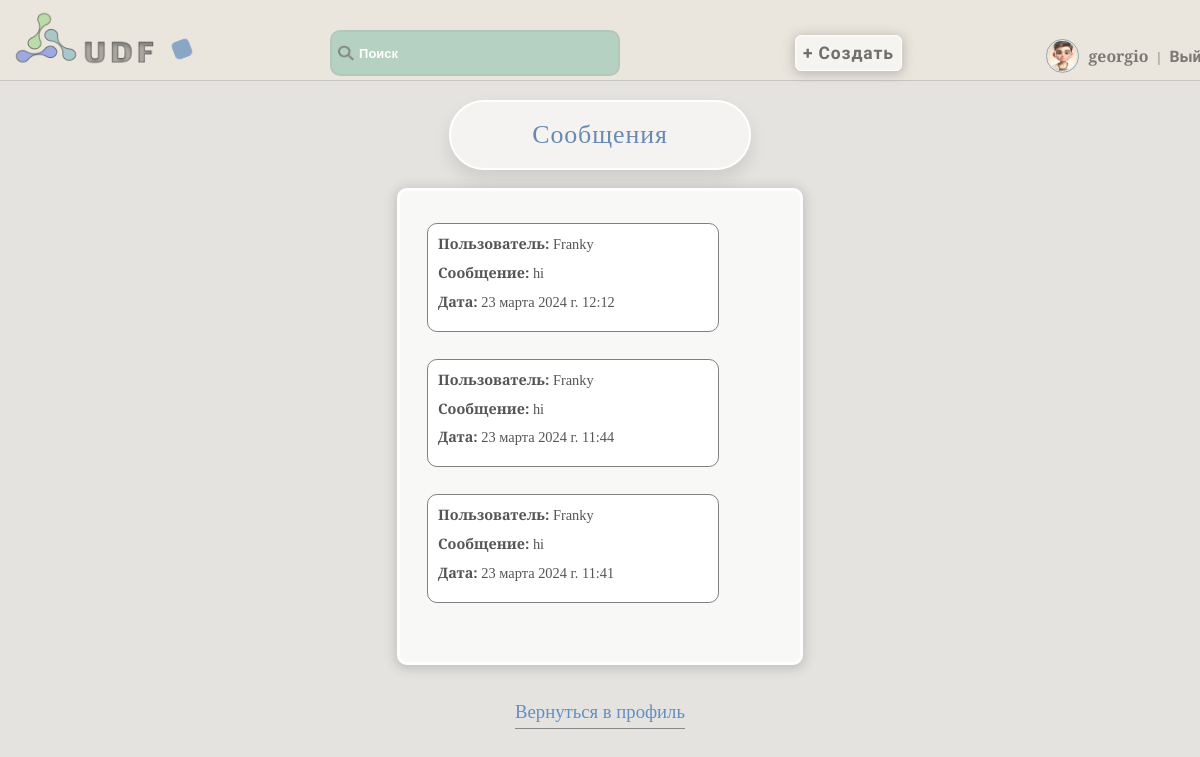
The page /accounts/inbox/ (signed in) on the database its author committed.
### accounts/models.py (models this page shows, shortened)
class User(AbstractUser):
    username = models.CharField(max_length=150, unique=True, verbose_name='Имя')
    password = models.CharField(max_length=128, null=False, blank=False, verbose_name='Пароль')
    bio = models.TextField(blank=True, verbose_name='Биография')
    country = models.CharField(max_length=50, blank=True, verbose_name='Страна')
    city = models.CharField(max_length=50, blank=True, verbose_name='Город')
    is_online = models.BooleanField(default=False, verbose_name='Статус')
    occupation = models.CharField(max_length=50, blank=True, verbose_name='Род деятельности')
    avatar = models.ImageField(upload_to='avatars', blank=True, verbose_name='Аватар')
    date_joined = models.DateTimeField(auto_now_add=True, verbose_name='Дата')
    email = models.EmailField(unique=True)
    gender_choices = [
        ('M', 'Мужской'),
        ('F', 'Женский'),
    ]
    gender = models.CharField(max_length=1, choices=gender_choices, blank=True, verbose_name='Пол')
    age = models.IntegerField(blank=True, null=True, verbose_name='Возраст')
    last_login = models.DateTimeField(default=timezone.now)
    groups = None
    user_permissions = None
    def is_online(self):
        return (timezone.now() - self.last_login).seconds < 3600

class Message(models.Model):
    sender = models.ForeignKey(User, related_name='sent_messages', on_delete=models.CASCADE)
    recipient = models.ForeignKey(User, related_name='received_messages', on_delete=models.CASCADE)
    content = models.TextField()
    timestamp = models.DateTimeField(auto_now_add=True)
    is_read = models.BooleanField(default=False)

### accounts/views.py (the view)
# urls.py: path('inbox/', inbox, name='inbox'),
@login_required
def inbox(request):
    unread_messages = Message.objects.filter(recipient=request.user, is_read=False)
    for message in unread_messages:
        message.is_read = True
        message.save()
    messages = Message.objects.filter(recipient=request.user).order_by('-timestamp')
    return render(request, 'messages/inbox.html', {'messages': messages})

### accounts/templates/messages/inbox.html
{% extends 'core/base.html' %}
{% block content %}
  <h1>Сообщения</h1>
  <div class="inbox-message">
    {% if messages %}
      <ul>
        {% for message in messages %}
          <li>
            <strong>Пользователь:</strong> {{ message.sender.username }}<br>
            <strong>Сообщение:</strong> {{ message.content }}<br>
            <strong>Дата:</strong> {{ message.timestamp }}
          </li>
        {% endfor %}
      </ul>
    {% else %}
      <p>Сообщений нет</p>
    {% endif %}
  </div>
  <a class="back-profile" href="{% url 'bio_view' %}">Вернуться в профиль</a>
{% endblock %}

### core/templates/core/base.html (shortened to what this page needs)
<!DOCTYPE html>
{% load static %}
<html lang="en">
<head>
    <link rel="stylesheet" href="{% static 'css/style.css' %}">
    <link rel="stylesheet" href="{% static 'css/media_window.css' %}">
</head>
<body class="loaded">
<div class="menu">
    <div class="wrap">
        <div class="logo" id="logo_animated">
            <a class="logo-menu" href="{% url 'base_with_articles' %}"><img src="{% static 'images/logo.png' %}" alt="logo"></a>
        </div>
        <div class="shape"></div>
        <ul>
            <li>
                <label class="search-icon">
                    <img src="{% static 'images/search.png' %}" alt="Search">
                </label>
                <input class="search-input" type="text" placeholder="Поиск" id="search-input">
            </li>
            <li>
                <a class="add-button" href="{% url 'add_article' %}">
                    <button class="animated_bt" type="button">+ Создать</button>
                </a>
            </li>
            {% if user.is_authenticated %}
            {% if not is_public_profile %}
            <li>
                {% if user.gender == 'M' %}
                <img class="menu-avatar" src="{% static 'images/male_avatar.png' %}" alt="Male Avatar">
                {% elif user.gender == 'F' %}
                <img class="menu-avatar" src="{% static 'images/female_avatar.png' %}" alt="Female Avatar">
                {% else %}
                <img class="menu-avatar" src="{% static 'images/default_avatar.png' %}" alt="Default Avatar">
                {% endif %}
                <a  style="font-family:Spectral SC,serif;" href="{% url 'user_profile' %}">{{ user.username }}</a> | <a  href="{% url 'logout' %}">Выйти</a>
            </li>
            {% endif %}
            {% endif %}
        </ul>
    </div>
</div>
<div class="container">
    <div class="wrap">
        {% block content %}{% endblock %}
    </div>
</body>
</html>

### core/static/css/style.css (style rules this page uses)
body { margin: 0; padding: 0; background: rgba(93, 82, 57, 0.16); zoom: 0.9; height: 100vh; opacity: 0; }
.menu .wrap { display: flex; position: fixed; z-index: 1000; flex-wrap: nowrap; width: 100%; justify-content: space-between; align-items: center; border-bottom: 2px solid rgb(199, 198, 198); padding: 11px; background: rgba(236, 231, 221, 0.93); }
.menu .logo-menu, .menu ul { display: inline-block; vertical-align: middle; }
.menu ul { flex-grow: 1; display: flex; list-style: none; padding: 0; margin: 0; align-items: baseline; justify-content: space-evenly; }
.menu ul li:last-child { margin-right: 0; position: relative; left: 11%; top: 16px; }
.menu ul li:first-child { margin-right: 0; position: relative; left: 1%; top: 11px; }
.menu ul li:nth-child(2) { margin-right: 0; position: relative; left: 7%; top: 12px; }
ul input { padding: 14px; border-radius: 11px; width: 290px; background: rgba(163, 201, 184, 0.74); color: #646363; margin-right: 11px; font-size: 1em; font-weight: bold; border: 3px solid rgba(171, 170, 170, 0.24); text-indent: 16px; transition: background-color ease-in-out 0.3s; }
.search-input::placeholder { color: #ffffff; font-size: 0.9em; }
ul button { padding: 8px; border-radius: 7px; background: rgba(255, 255, 255, 0.57); font-size: 1.1em; font-family: Play, serif; font-weight: bold; letter-spacing: 1px; box-shadow: 0 2px 12px 2px rgba(112, 110, 110, 0.36); color: rgba(82, 81, 81, 0.82); border: 1px solid rgb(255, 255, 255); transition: background-color ease-in-out 0.3s, color ease-in-out 0.3s; }
.menu ul li a { text-decoration: none; color: rgba(65, 64, 64, 0.66); font-weight: bold; font-size: 1.1em; font-family: Play, serif; padding: 6px; transition: color ease-in-out 0.3s; }
.search-icon { position: relative; left:10%; top: 3px; padding:7px; }
.logo-menu { opacity: 0.9; transition: opacity ease-in-out 0.3s; overflow: hidden; }
ul { list-style: none; font-family: Spectral SC, serif; font-weight: 300; color: rgba(59, 58, 53, 0.71); }
.container .wrap { display: flex; flex-direction: column; align-items: center; justify-content: center; }
label, #id_username { color: rgba(100, 100, 100, 0.7); font-weight: bold; font-family: Roboto Condensed, serif; }
.shape { background-color: rgba(113, 150, 194, 0.8); margin-top: 20px; transition: background-color 2.2s ease; animation: colorChange 3s infinite alternate ease-in-out; }
h1 { font-family: Spectral SC, serif; font-size: 1.8em; font-weight: 500; color: rgb(104, 138, 178); border: 3px solid rgb(255, 255, 255); box-shadow: 0 10px 20px rgba(0, 0, 0, 0.1); background-color: rgba(255, 255, 255, 0.6); }
h1,.span-welcome { box-sizing: border-box; text-align: center; padding: 20px 90px; border-radius: 50px; letter-spacing: 1px; }
.menu-avatar { width: 33px; height: 33px; padding: 1px; border-radius: 50%; border: 2px solid rgba(9, 90, 154, 0.53); opacity: 0.8; margin: 0 auto; transform: translateY(11px); }
h1 { margin: 111px auto 0; }
.inbox-message { padding: 20px 90px; background-color: rgba(255, 255, 255, 0.761); border-radius: 11px; margin: 20px; box-sizing: border-box; border: 4px solid white; box-shadow: 0 2px 12px 2px rgba(112, 110, 110, 0.306); }
.inbox-message ul { display: flex; flex-direction: column; margin-left: -100px; }
.inbox-message li { margin-bottom: 30px; padding: 11px; background-color:white; border: 1px solid gray; border-radius: 11px; width: 300px; font-family: Spectral SC, serif; color: rgba(42, 42, 42, 0.796); }
.inbox-message strong { margin-bottom: 11px; display: inline-block; word-break: break-word; }
.back-profile { text-decoration: none; color: rgb(99, 142, 194); border-bottom: 1px solid #898988; height: 30px; font-size: 1.3em; margin-bottom: 20px; margin-top: 20px; }

### rows shown on the page
User: username "georgio"
Message: sender.username "Franky", content "hi", timestamp "23 марта 2024 г. 12:12"
Message: sender.username "Franky", content "hi", timestamp "23 марта 2024 г. 11:44"
Message: sender.username "Franky", content "hi", timestamp "23 марта 2024 г. 11:41"
